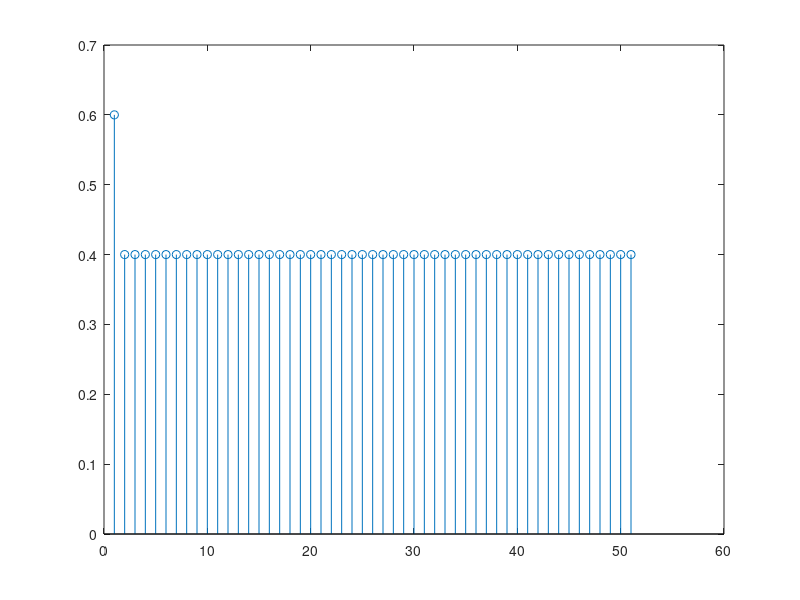

The MATLAB source for this figure:
k = [0:0.5:25];                 % length of time series
y_i = zeros(1,length(k));   % Pre-allocation
y_i(1) = 0.6;                 % initial condition
mu = 1;

% Solving the iterated solution
for i = 2:length(y_i)
    if (y_i(i - 1) < 0.5)
        y_i(i) = mu * y_i(i - 1);
    elseif (0.5 <= y_i(i - 1))
        y_i(i) = mu * (1 - y_i(i - 1));
    end
end

%plot(k,y_i)
stem(y_i)
